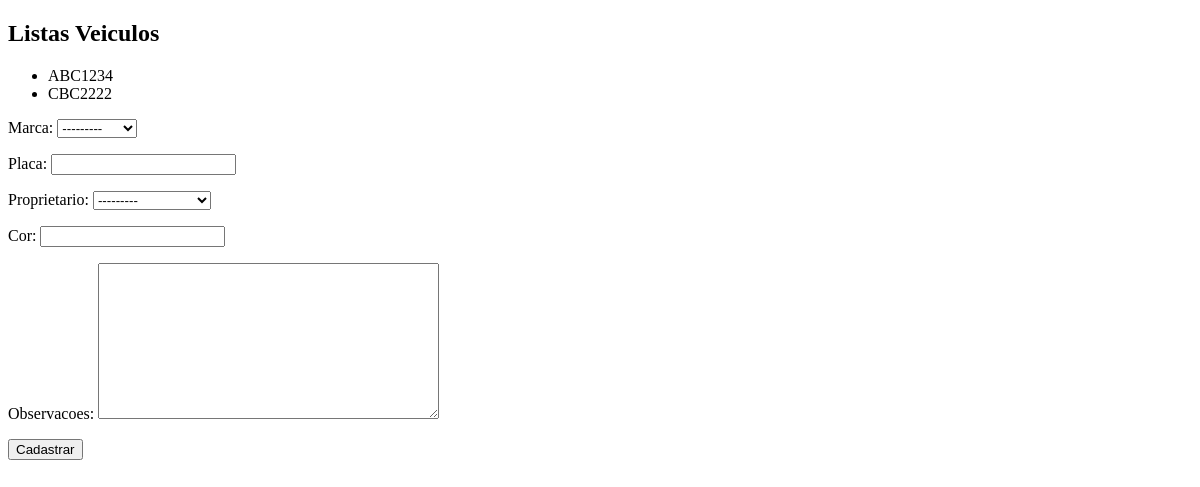
Page /core/veiculos/ on the earlier database version.
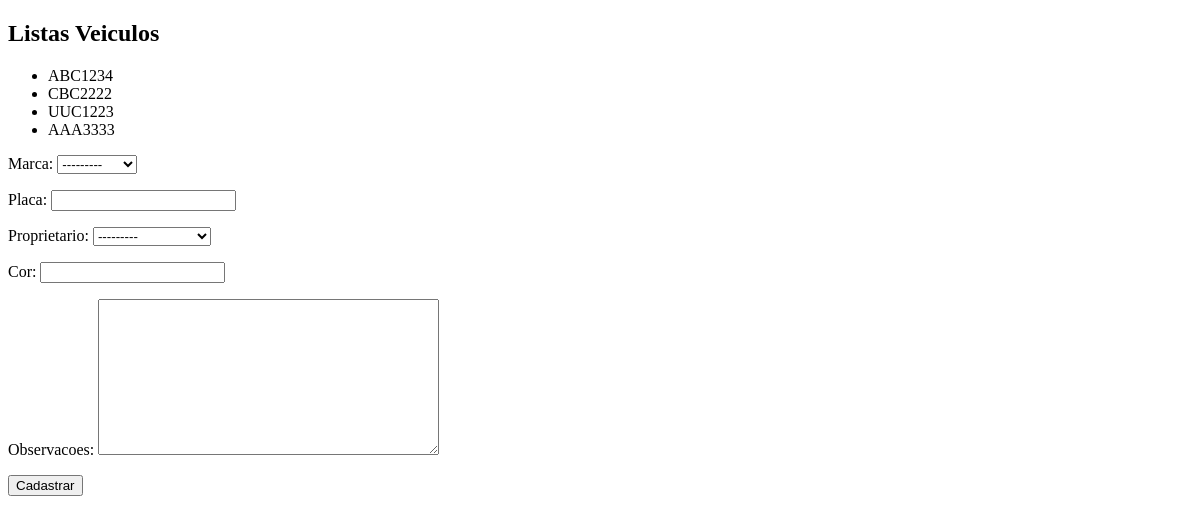
Same page on the later database version.
### core/models.py (models this page shows, shortened)
class Veiculo(models.Model):
    marca = models.ForeignKey(Marca, on_delete=models.PROTECT)
    placa = models.CharField(max_length=7)
    proprietario = models.ForeignKey(Pessoa, on_delete=models.PROTECT)
    cor = models.CharField(max_length=10)
    observacoes = models.TextField()

### core/views.py (the view)
# urls.py: path('veiculos/', lista_veiculos, name='core_lista_veiculos'),
def lista_veiculos(request):
    veiculo = Veiculo.objects.all()
    form = VeiculoForm()  # Recebendo o valor do Form na var
    data = {'veiculos': veiculo, 'form': form}
    return render(request, 'core/listas_veiculos.html', data)

### core/form.py
class VeiculoForm(ModelForm):
    class Meta:
        model = Veiculo  # Puxando o nome do modelo do banco
        fields = '__all__'  # Selecionando todos os campos do modelo Veiculo

### core/models.py (called while the page is built)
    def __str__(self):
        return self.nome

    def __str__(self):
        return self.nome

### core/templates/core/listas_veiculos.html (shortened to what this page needs)
<!DOCTYPE html>
<html lang="en">
<head>
</head>
<body>
    <h2>Listas Veiculos</h2>
    <ul>
        {% for veiculo in veiculos%}
        <li>{{veiculo.placa}}</li>
        {% endfor %}
    </ul>
    <form action="{% url 'core_veiculo_novo' %}" method='POST'>
        {{form.as_p}}
        <button type='submit'>Cadastrar</button>
    </form>
</body>
</html>

Differences in the rows shown:
added Veiculo: placa "UUC1223"
added Veiculo: placa "AAA3333"
